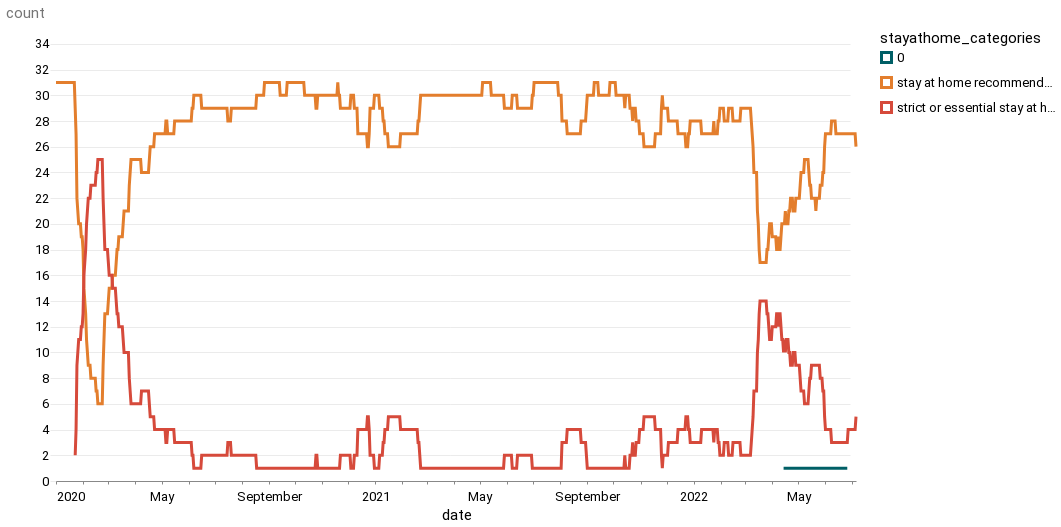

The code cell stored with this chart in its notebook:
### Code cell
alt.Chart(stayathome_text).mark_line().encode(
    x="date", y="count", color="stayathome_categories:N"
)

### Figure 1 — Vega-Lite specification as saved in the notebook (floating-point values rounded to 4 significant figures; data arrays with more than 128 entries replaced by an {"elided": "..."} marker saying what was removed)
{"config": {"view": {"width": 800, "height": 450, "strokeOpacity": 0}, "background": "#ffffff", "title": {"anchor": "start", "font": "Summit Sans", "fontColor": "palette[\"black\"]", "fontSize": 18, "fontWeight": "normal"}, "arc": {"fill": "#00d4d8"}, "area": {"fill": "#00d4d8"}, "line": {"stroke": "#00d4d8", "strokeWidth": 3}, "path": {"stroke": "#00d4d8"}, "rect": {"fill": "#00d4d8"}, "shape": {"stroke": "#00d4d8"}, "bar": {"fill": "#00d4d8"}, "point": {"stroke": "#00d4d8"}, "symbol": {"fill": "#00d4d8", "size": 30}, "axis": {"titleFont": "Roboto", "titleFontSize": 15, "titleFontWeight": "normal", "labelFont": "Roboto, sans", "labelFontSize": 13, "labelFontWeight": "normal"}, "axisX": {"labelAngle": 0, "labelPadding": 6, "tickSize": 3, "grid": false}, "axisY": {"labelBaseline": "middle", "maxExtent": 45, "minExtent": 45, "titleAlign": "left", "titleAngle": 0, "titleX": -45, "titleY": -11, "domainOpacity": 0, "gridWidth": 0.6, "gridColor": "#dddddd", "offset": 6, "tickSize": 0, "titleColor": "#767676"}, "legend": {"titleFont": "Roboto", "titleFontSize": 15, "titleFontWeight": "normal", "symbolType": "square", "labelFont": "Roboto, sans", "labelFontSize": 13}, "range": {"category": ["#005f66", "#e37e2d", "#d64a3b", "#76b0ef", "#c1bc40"], "diverging": ["#e68a4f", "#f4bb6a", "#f9e39c", "#dadfe2", "#a6b7c6", "#849eae"], "heatmap": ["#7ff6f6", "#00eeef", "#00d4d8", "#00abb2", "#00848b", "#fbf2c7", "#00363d"], "ordinal": ["#7ff6f6", "#00eeef", "#00d4d8", "#00abb2", "#00848b", "#fbf2c7", "#00363d"], "ramp": ["#7ff6f6", "#00eeef", "#00d4d8", "#00abb2", "#00848b", "#fbf2c7", "#00363d"]}}, "data": {"name": "data-3eefdeae9bc829e477a14546c66bc8cf"}, "mark": "line", "encoding": {"color": {"field": "stayathome_categories", "type": "nominal"}, "x": {"field": "date", "type": "temporal"}, "y": {"field": "count", "type": "quantitative"}}, "$schema": "https://vega.github.io/schema/vega-lite/v4.17.0.json", "datasets": {"data-3eefdeae9bc829e477a14546c66bc8cf": {"elided": "1741 records"}}}
